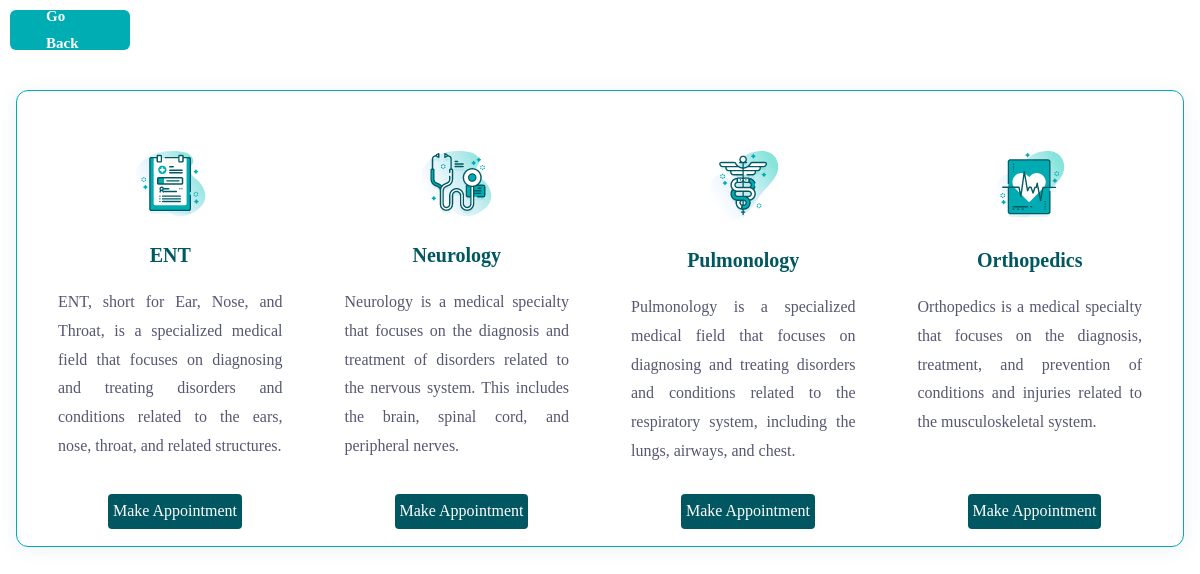
The page /php/viewMoreServices.php on the database as committed earlier.
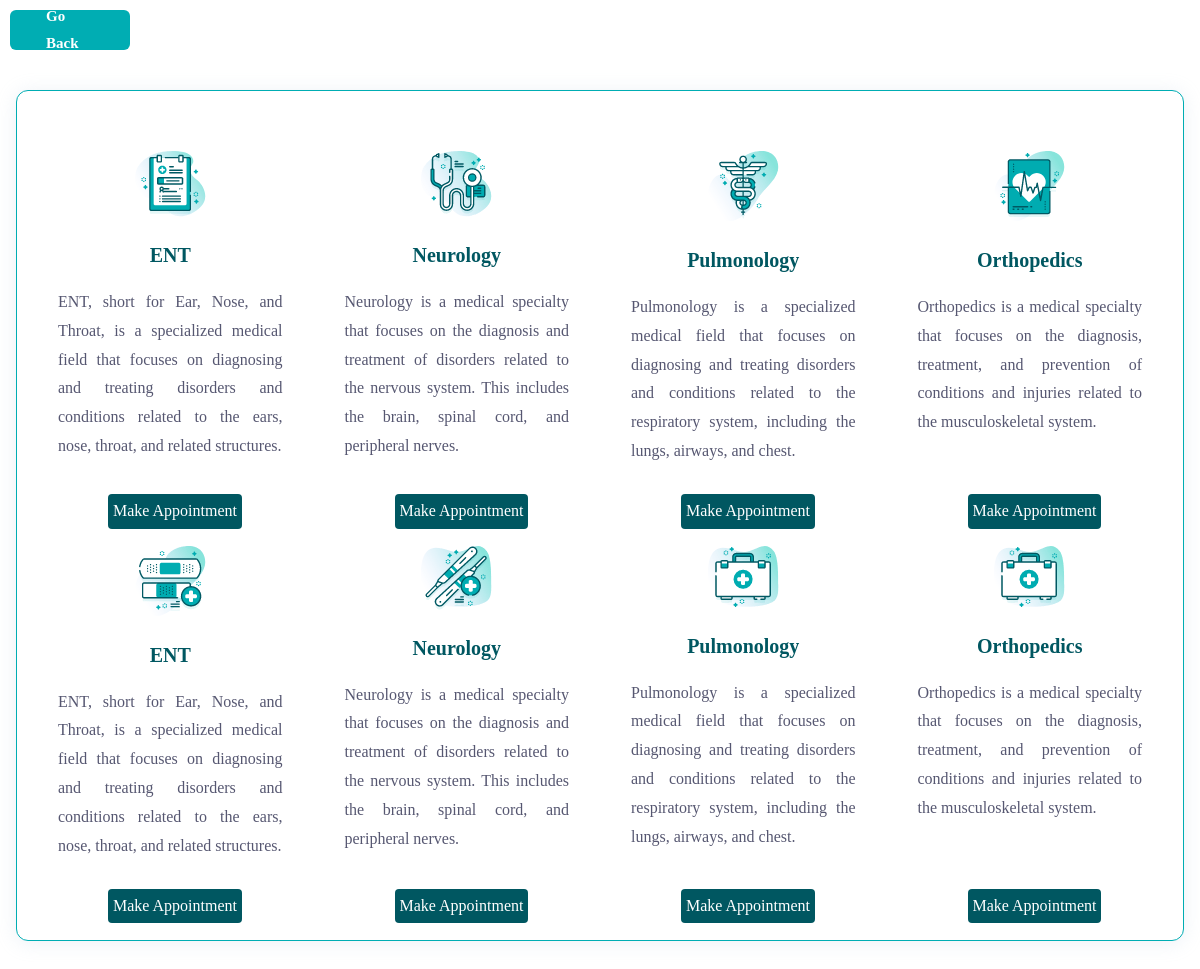
The same page on the database as committed later.
### tables this page shows
CREATE TABLE services (
  serviceId INT PRIMARY KEY AUTO_INCREMENT,
  icon VARCHAR(255) NOT NULL,
  title VARCHAR(255) NOT NULL,
  description TEXT NOT NULL
);

### php/viewMoreServices.php (the view, shortened to what this page needs)
<link rel="stylesheet" href="../css/style.css">
<?php include 'connectToDatabase.php'; ?>
<div style="width: 10%; margin: 10px 10px;">
  <a href="../index.php" class="btn has-before title-md" style=" height: 40px;">Go Back</a>
</div>
<section class="service" style="margin-top: 100px;">
  <div class="container" id="serviceBar" style="margin-bottom:65px;">
    <ul class="service-list" style=" border: solid 1px hsl(182, 100%, 35%);">
      <?php
      $query = "SELECT * FROM services";
      $result = mysqli_query($connection, $query);
      while ($row = mysqli_fetch_assoc($result)) {
        $iconSrc = $row['icon'];
        $title = $row['title'];
        $description = $row['description'];
        ?>
          <li>
            <div class="container">
              <div class="service-card">
                <div class="card-icon">
                  <img src="<?php echo "../" . $iconSrc; ?>" width="71" height="71" alt="icon">
                </div>
                <h3 class="headline-sm card-title">
                  <a href="#"><?php echo $title; ?></a>
                </h3>
                <p class="card-text" style="text-align:justify;">
                  <?php echo $description; ?>
                </p>
              </div>
              <div class="makeappbutton">
              <a href="../scheduleAppointment.html"><button style="margin-left:50px; border: 1px solid transparent; color:white;position:center; background-color: hsl(186, 100%, 19%);text-align:center; border-radius:4px; padding:2px 4px;">Make Appointment</button></a>
              </div>
              </div>
             </li>
      <?php } ?>
    </ul>
    <br><br>
  </div>
</section>

### css/style.css (style rules this page uses)
*, *::before, *::after { margin: 0; padding: 0; box-sizing: border-box; }
li { list-style: none; }
a, img, span, time, input, button, ion-icon { display: block; }
a { color: inherit; text-decoration: none; }
img { height: auto; }
input, button { background: none; border: none; font: inherit; }
button { cursor: pointer; }
.container { padding-inline: 16px; }
.headline-md, .headline-sm { line-height: 1.3; }
.headline-md, .headline-sm { color: hsl(186, 100%, 19%); }
.headline-sm { font-size: 2rem; }
.title-md { font-size: 1.5rem; }
.has-before, .has-after { position: relative; z-index: 1; }
.has-before::before, .has-after::after { content: ""; position: absolute; }
.btn { background-color: hsl(182, 100%, 35%); color: hsl(0, 0%, 100%); font-weight: 700; padding: 12px 36px; display: flex; align-items: center; gap: 8px; border-radius: 6px; overflow: hidden; }
.btn::before { top: 0; left: -100%; width: 100%; height: 100%; background-color: hsl(0, 0%, 13%); border-radius: 6px; transition: 0.5s ease; z-index: -1; }
.service-list { padding-block: 60px 30px; padding-inline: 25px; display: grid; gap: 30px; border-radius: 12px; margin-block-start: -60px; background-color: hsl(0, 0%, 100%); box-shadow: 0px 2px 20px hsla(209, 36%, 72%, 0.2); }
.service-card { text-align: center; height: 90%; }
.service-card .card-icon, .btn-circle { max-width: max-content; margin-inline: auto; }
.service-card .card-icon { margin-block-end: 25px; }
.service-card .card-text { margin-block: 20px 15px; }
@media (min-width: 768px) { .container { max-width: 750px; width: 100%; margin-inline: auto; } }
@media (min-width: 768px) { .service-list { grid-template-columns: 1fr 1fr; } }
@media (min-width: 992px) { .container { max-width: 940px; } }
@media (min-width: 992px) { .service-list { grid-template-columns: repeat(4, 1fr); } }
@media (min-width: 1200px) { .container { max-width: 1200px; } }

Rows that differ between the two databases and show on the page:
added services: icon (picture), title "ENT", description "ENT, short for Ear, Nose, and Throat, is a specialized medical field that focuses on diagnosing and treating disorders and conditions related to the ears, nose, throat, and related structures."
added services: icon (picture), title "Neurology", description "Neurology is a medical specialty that focuses on the diagnosis and treatment of disorders related to the nervous system. This includes the brain, spinal cord, and peripheral nerves."
added services: icon (picture), title "Pulmonology", description "Pulmonology is a specialized medical field that focuses on diagnosing and treating disorders and conditions related to the respiratory system, including the lungs, airways, and chest."
added services: icon (picture), title "Orthopedics", description "Orthopedics is a medical specialty that focuses on the diagnosis, treatment, and prevention of conditions and injuries related to the musculoskeletal system."
